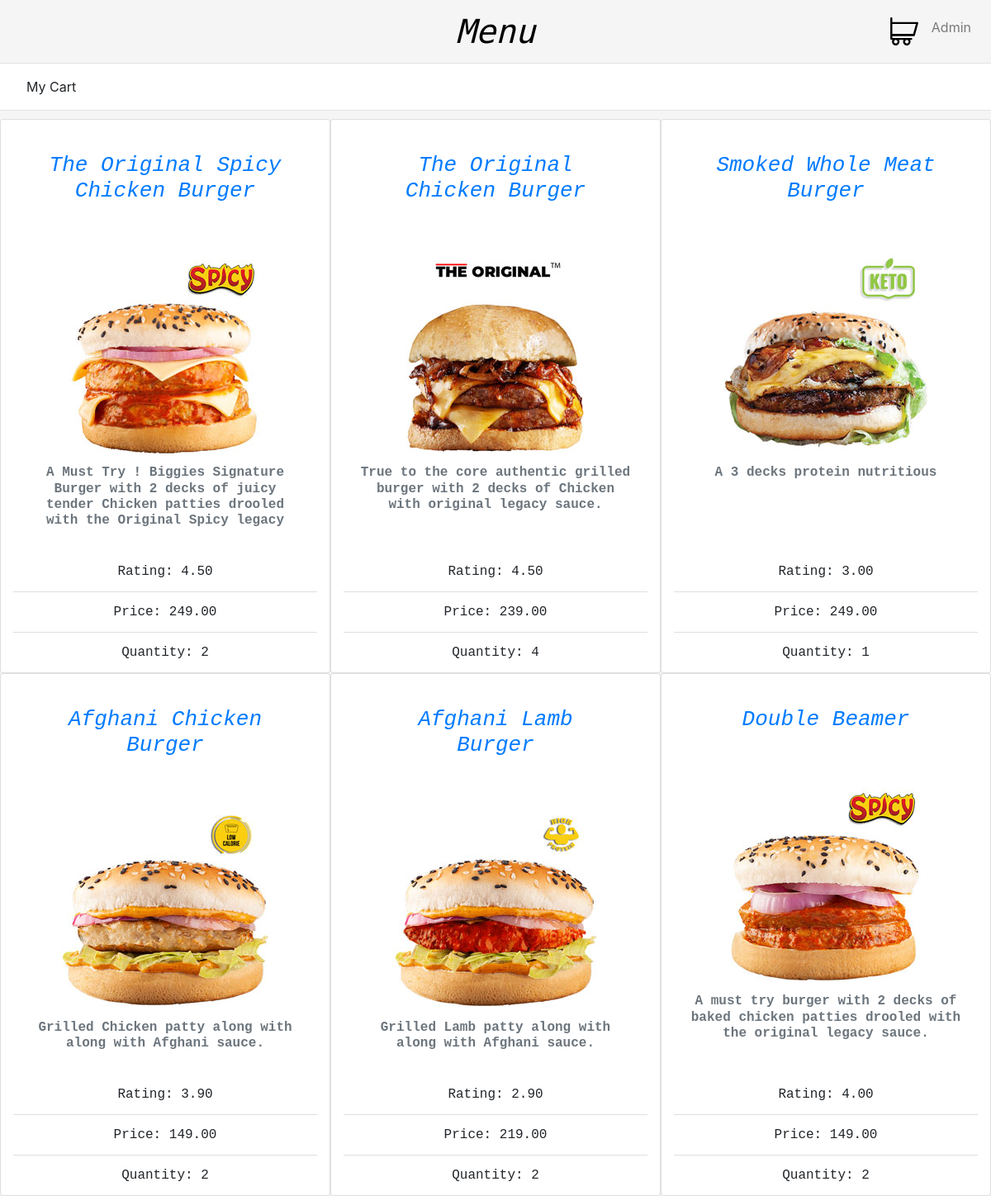
The page /cart/all/ (signed in) on the database its author committed.
### menu/models.py (models this page shows, shortened)
class Item(models.Model):
    name = models.CharField(max_length=100, blank = True, default = "")
    description = models.CharField(max_length=150, blank = True, default = "")
    image = models.ImageField(upload_to='item', blank=True, null=True)
    ratings = models.DecimalField(blank = True, default = 0.0, max_digits = 5, decimal_places = 2)
    price = models.DecimalField(blank = True, default = 0.0, max_digits = 5, decimal_places = 2)
    ordered = models.IntegerField(blank = True, default = 0)
    vegan = models.BooleanField(blank = True, default = False)
    category_id = models.ForeignKey('Category', on_delete=models.CASCADE, related_name='category', blank = True)

class Cart(models.Model):
    table = models.ForeignKey(User, on_delete=models.CASCADE)
    item_id = models.ForeignKey('Item', on_delete=models.CASCADE, related_name='quantity')
    quantity = models.IntegerField(default = 0)

### menu/views.py (the view)
# urls.py: path("cart/all/", views.cart_all, name="cartall"),
def cart_all(request):
    cart = Cart.objects.all()
    items = []
    for c in cart:
        items.append(c.item_id)
    return render(request, "menu/category.html", {
        "items":items,
        "header": "My Cart",
        "quantity": True
    })

### menu/templates/menu/category.html (shortened to what this page needs)
{% extends "menu/layout.html" %}
{% load static %}
{% block body %}
<nav class="navbar navbar-expand navbar-light categories nav-item">
    <div class="nav-link">
        {{ header }}
    </div>
</nav>
<div class="container-fluid">
    <div class="row">
        {% for item in items %}
            <div class="card list-details col-lg-4 col-sm-12">
                <div class="card-body">
                    <div class="card-body">
                        <a href="{% url 'item' category=header item=item.name %}"><h5 class="card-title product-title product-description"><i>{{ item.name }}</i></h5></a>
                    </div>
                    <div class="card-body">
                        <img class="img-fluid" src="{{ item.image.url }}" alt="connect" style="max-height:300px">
                    </div>
                    <h6 class="card-subtitle mb-2 text-muted product-description"><strong>{{ item.description }}</strong></h6>
                </div>
                <ul class="list-group list-group-flush">
                    <li class="list-group-item product-description">Rating: {{ item.ratings }}</li>
                    <li class="list-group-item product-description">Price: {{ item.price }}</li>
                    {% if quantity %}
                        <li class="list-group-item product-description">Quantity: {{ item.quantity.first.quantity }}</li>
                    {% else %}
                        <li class="list-group-item product-description">
                            <center><input type="number" style="width: 100px;" id="{{ item.id }}q" value=0></center>
                        </li>
                    {% endif %}
                </ul>
            </div>
        {% endfor %}
    </div>
</div>
{% endblock %}

### menu/templates/menu/layout.html (shortened to what this page needs)
{% load static %}
<!DOCTYPE html>
<html lang="en">
    <head>
        <link rel="stylesheet" href="https://stackpath.bootstrapcdn.com/bootstrap/4.4.1/css/bootstrap.min.css">
        <link href="{% static 'menu/main.css' %}" rel="stylesheet">
        <link rel="stylesheet" href="https://cdnjs.cloudflare.com/ajax/libs/font-awesome/4.7.0/css/font-awesome.min.css">
    </head>
    <body>
        <nav class="navbar navbar-expand-md navbar-light nav-top">
            <div class="mx-auto order-0">
                <a class="name-page" href="{% url 'index' %}"><i>Menu</i></a>
            </div>
            <div class="navbar-collapse collapse w-100 order-3 dual-collapse2">
                <ul class="navbar-nav ml-auto">
                    {% if user.is_authenticated %}
                        <li><a href="/cart/"><img src = "{% static 'menu/cart.svg' %}" style="width: 50px;height: 50px;"/></a></li>
                        <li class="nav-item dropdown">
                            <a class="nav-link" href="#" id="navbarDropdown" role="button" data-toggle="dropdown" aria-haspopup="true" aria-expanded="false">
                                {{user.username|title}}
                            </a>
                        </li>
                    {% endif %}
                </ul>
            </div>
        </nav>
        <div class="middle">
            {% block body %}
            {% endblock %}
        </div>
    </body>
</html>

### menu/static/menu/main.css (style rules this page uses)
body { background-color: #f5f5f5; }
.name-page { font-size: 40px; font-family: 'Syne Mono', monospace; color: black; }
.product-title { font-family: 'DM Mono', monospace; font-size: 26px; }
.product-description { font-family: 'DM Mono', monospace; }
.nav-top { border-bottom: 1px solid #e3e3e3; }
.categories { border-bottom: 1px solid #e3e3e3; margin-bottom: 10px; background-color: white !important; }
.list-details { text-align: center; }
.dropdown { list-style: none !important; }
.nav-link { text-align: center; }

### rows shown on the page
Item: name "The Original Spicy Chicken Burger", image (picture), description "A Must Try ! Biggies Signature Burger with 2 decks of juicy tender Chicken patties drooled with the Original Spicy legacy", ratings "4.50", price "249.00", quantity.first.quantity "2"
Item: name "The Original Chicken Burger", image (picture), description "True to the core authentic grilled burger with 2 decks of Chicken with original legacy sauce.", ratings "4.50", price "239.00", quantity.first.quantity "4"
Item: name "Smoked Whole Meat Burger", image (picture), description "A 3 decks protein nutritious", ratings "3.00", price "249.00", quantity.first.quantity "1"
Item: name "Afghani Chicken Burger", image (picture), description "Grilled Chicken patty along with along with Afghani sauce.", ratings "3.90", price "149.00", quantity.first.quantity "2"
Item: name "Afghani Lamb Burger", image (picture), description "Grilled Lamb patty along with along with Afghani sauce.", ratings "2.90", price "219.00", quantity.first.quantity "2"
Item: name "Double Beamer", image (picture), description "A must try burger with 2 decks of baked chicken patties drooled with the original legacy sauce.", ratings "4.00", price "149.00", quantity.first.quantity "2"

### other values the page prints
{{ user.username|title }} "Admin"
{{ header }} "My Cart"
